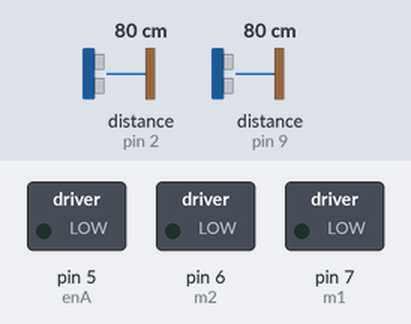
Bench run of a sketch on a simulated Arduino Uno, built with avr-gcc and run on an emulated ATmega328P. Shown: switched loads named in the sketch (green lamp = pin HIGH). Wiring (inferred from the names in the program): ultrasonic range finder: trigger pin 10; echo pin 9. The test bench sets the inputs (shaded band); at power-on: distance to the obstacle (sensors on pin 2, pin 9) 80 cm. The echo pulse lasts 58.3 µs per cm; pins used as bus, display or sensor lines are not drawn; what the sketch prints to the serial monitor is not drawn.

Above: at 0.1 s.
At 1.1 s:
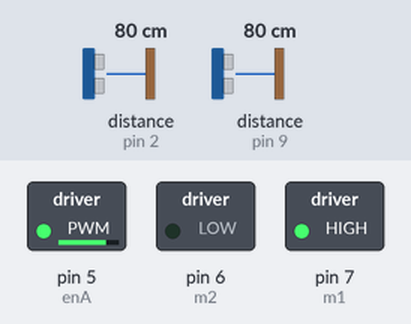
At 8.1 s:
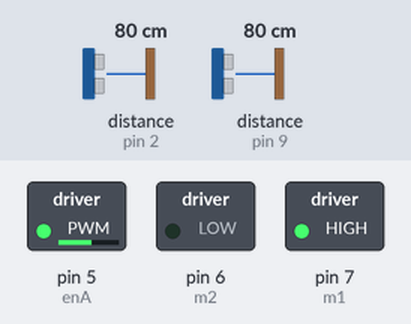
Timing chart, 0 to 9.6 s (numbered marks = the images above):
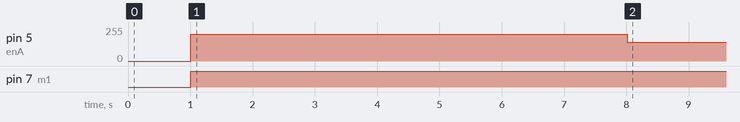

Measured:
- by itself, pin 5 (enA): 0/255 → 200/255 at 1.0 s, → 140/255 7.0 s later
- by itself, pin 7 (m1): LOW → HIGH at 1.0 s

The sketch:

main.ino
```cpp
const int trigPin1 =10;
const int echoPin1 = 9;
const int trigPin2 = 4;
const int echoPin2 = 2;
const int enA = 5 ;
const int m1 = 7;
const int m2 = 6;

long duration;
int distance;
long duration2;
int distance2;
int ballRolled;
int cartArrive;

//bool sensorOn = true;
//Turn on later
const long motorWaitTime = 15000;

void setup() {
  pinMode(trigPin1,OUTPUT);
  pinMode(echoPin1,INPUT);
  pinMode(trigPin2,OUTPUT);
  pinMode(echoPin2,INPUT);
  pinMode(enA, OUTPUT);
  pinMode(m1, OUTPUT);
	pinMode(m2, OUTPUT);

  digitalWrite(m1, LOW);
	digitalWrite(m2, LOW);

  Serial.begin(9600);

}

void loop() {
  //if (sensorOn == true){
    sensorControl();
  //}
}

void motorOn(){
  analogWrite(enA, 200);
  digitalWrite(m1, HIGH);
  delay(7000);
  analogWrite(enA, 140);
  stopSensor();

}

void sensorControl(){
  digitalWrite(trigPin1, LOW);
  delayMicroseconds(2);

  digitalWrite(trigPin1, HIGH);
  delayMicroseconds(10);
  digitalWrite(trigPin1, LOW);

  duration = pulseIn(echoPin1, HIGH);

  distance = duration * 0.034 / 2;

  if (distance > 35 || distance < 2.5){
    ballRolled ++;

    if (ballRolled == 2){
      ballRolled = 0;
      //sensorOn = false;
      Serial.println(distance);
      delay(1000);
      motorOn();
      digitalWrite(trigPin2, LOW);
      digitalWrite(echoPin2, LOW);
      delay(2000);
      //sensorOn = true;
    }
  }
}

void stopSensor(){
  while (true){
    digitalWrite(trigPin2, HIGH);
    delayMicroseconds(10);
    digitalWrite(trigPin2, LOW);

    duration2 = pulseIn(echoPin2, HIGH);

    distance2 = duration2 * 0.034 / 2;
    Serial.println(distance2);

    if (distance2 > 1 && distance2 < 10){
      cartArrive ++;

      if (cartArrive == 1){
        cartArrive = 0;
        //sensorOn = false;
        delay(200);
        digitalWrite(m1, LOW);
        digitalWrite(trigPin2, LOW);
        digitalWrite(echoPin2, LOW);
        Serial.println("motor stopped");
        break;
        //sensorOn = true;
      }
  }
 }
}
```
